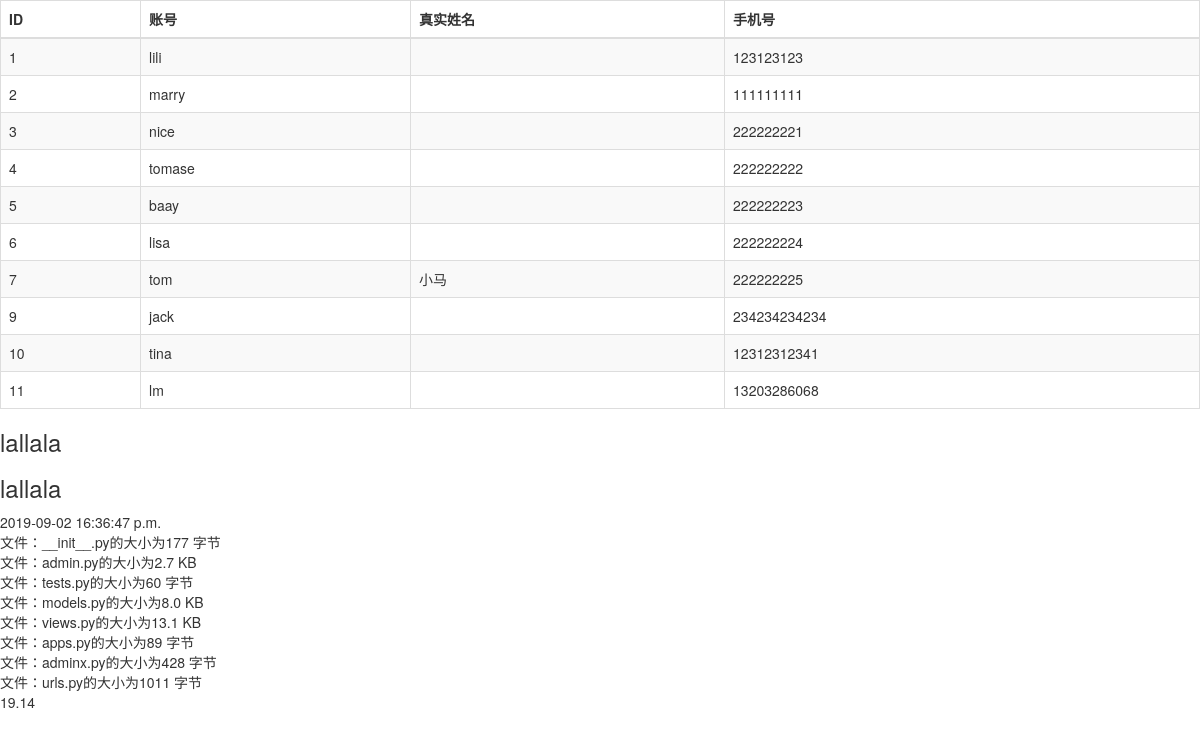
Before: /user/store with the older database file.
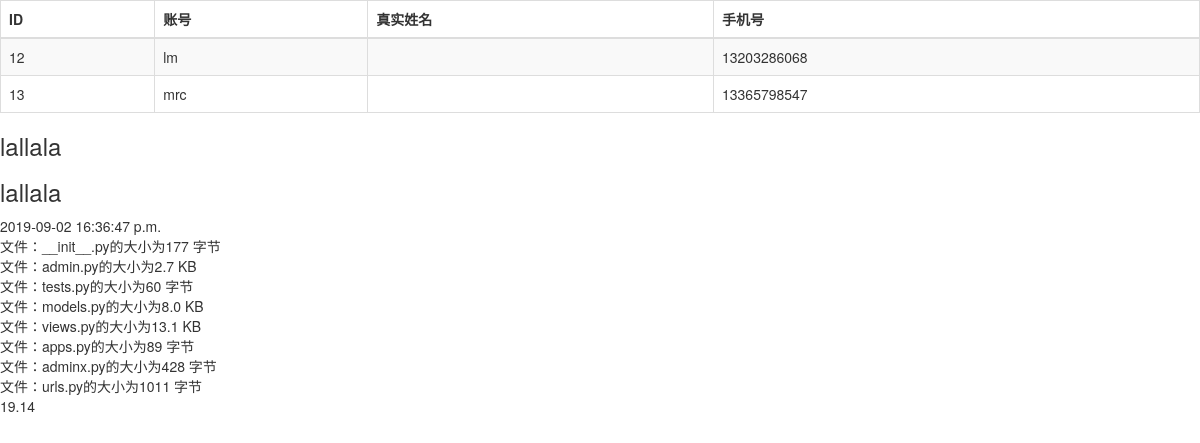
After: the same page with the newer database file.
### mainapp/models.py (models this page shows, shortened)
class UserEntity(models.Model):
    name = models.CharField(max_length=20, verbose_name='账号')
    age = models.IntegerField(default=0, verbose_name='年龄')
    phone = models.CharField(max_length=11, verbose_name='手机号', blank=True, null=True,validators=[UserValidator.valid_phone])
    pwd = models.CharField(max_length=10,verbose_name='密码',null=True,blank=True)
    class Meta:
        db_table = 't_user'
        verbose_name = '客户管理'
        verbose_name_plural = verbose_name
    objects = UserManage()

class RealProfile(models.Model):
    user = models.OneToOneField(UserEntity,verbose_name='账号',on_delete=models.CASCADE)
    real_name = models.CharField(max_length=20,verbose_name="真实姓名")
    number = models.CharField(max_length=30,verbose_name="证件号")
    real_type= models.IntegerField(verbose_name="证件类型",choices=((0,"身份证"),
                                                                     (1,"护照"),
                                                                     (2,"驾驶证")))
    image1 = models.ImageField(verbose_name='正面照',upload_to='user/real')
    image2 = models.ImageField(verbose_name='反面照',upload_to='user/real')
    class Meta:
        db_table = "t_user_profile"
        verbose_name = verbose_name_plural = "实名认证表"

### mainapp/views.py (the view)
# urls.py: path('store',find_store),
def find_store(request):
    user = UserEntity.objects.all()
    msg = "最优秀的学员"
    info = '<h3>lallala</h3>'
    size = os.path.getsize('mainapp/models.py')
    file_dir = os.path.join(settings.BASE_DIR,'mainapp/')
    files = {path:os.stat(file_dir+path) for path in os.listdir(file_dir) if os.path.isfile( file_dir + path)}
    template = loader.get_template('store/list.html')
    html = template.render(context={
        'msg':msg,
        'users':user,
        'info':info,
        'time':datetime.now(),
        "file":files,
        "float":19.13549
    })
    return  HttpResponse(html,status=200)  #增加响应头？？？

### templates/store/list.html (shortened to what this page needs)
{% extends 'fruit/base.html' %}
{% block content %}
        <table class="table table-bordered table-striped table-hover">
            <thead>
                <th>ID</th>
                <th>账号</th>
                <th>真实姓名</th>
                <th>手机号</th>
            </thead>
                <tbody >
                {% for user in users %}
                    <tr class="{% cycle "even" "" %}" >
                        <td>{{ user.id }}</td>
                        <td>{{ user.name }}</td>
                        <td>{{ user.realprofile.real_name }}</td>
                        <td>{{ user.phone }}</td>
                     </tr>
                {% endfor %}
                </tbody>
        </table>
        {{ info | safe }}
        {% autoescape off %}
            {{ info }}
        {% endautoescape %}
    {{ time|date:'Y-m-d H:i:s a'}}
    <br>
    {% for path, f_stat in file.items %}文件：{{ path }}的大小为{{ f_stat.st_size |filesizeformat }}<br>{% endfor %}
    {{ float | floatformat:2 }}
{% endblock %}

### templates/fruit/base.html (shortened to what this page needs)
<!DOCTYPE html>
<html lang="en">
<head>
    <link rel="stylesheet" href="https://cdn.jsdelivr.net/npm/bootstrap@3.3.7/dist/css/bootstrap.min.css">
    <link rel="stylesheet" href="https://cdn.jsdelivr.net/npm/bootstrap@3.3.7/dist/css/bootstrap-theme.min.css">
</head>
<body>
{% block content %}
{% endblock %}
</body>
</html>

Changed rows visible on the page:
removed UserEntity: id "1", name "lili", phone "123123123"
removed UserEntity: id "2", name "marry", phone "111111111"
removed UserEntity: id "3", name "nice", phone "222222221"
removed UserEntity: id "4", name "tomase", phone "222222222"
removed UserEntity: id "5", name "baay", phone "222222223"
removed UserEntity: id "6", name "lisa", phone "222222224"
removed UserEntity: id "7", name "tom", realprofile.real_name "小马", phone "222222225"
removed UserEntity: id "9", name "jack", phone "234234234234"
removed UserEntity: id "10", name "tina", phone "12312312341"
removed UserEntity: id "11", name "lm", phone "13203286068"
added UserEntity: id "12", name "lm", phone "13203286068"
added UserEntity: id "13", name "mrc", phone "13365798547"
